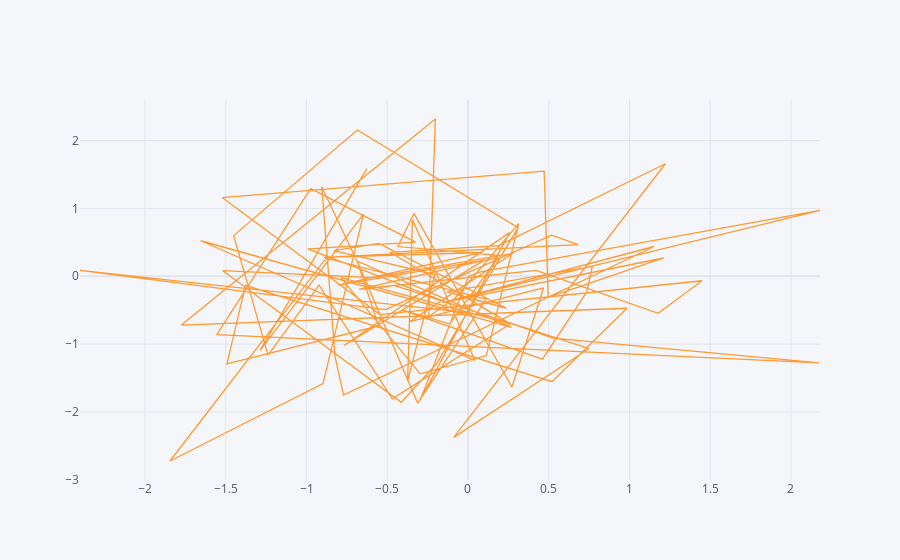

The notebook cell saved with this chart:
### Code cell
df.iplot(x='A',y='B',kind = 'scatter')
